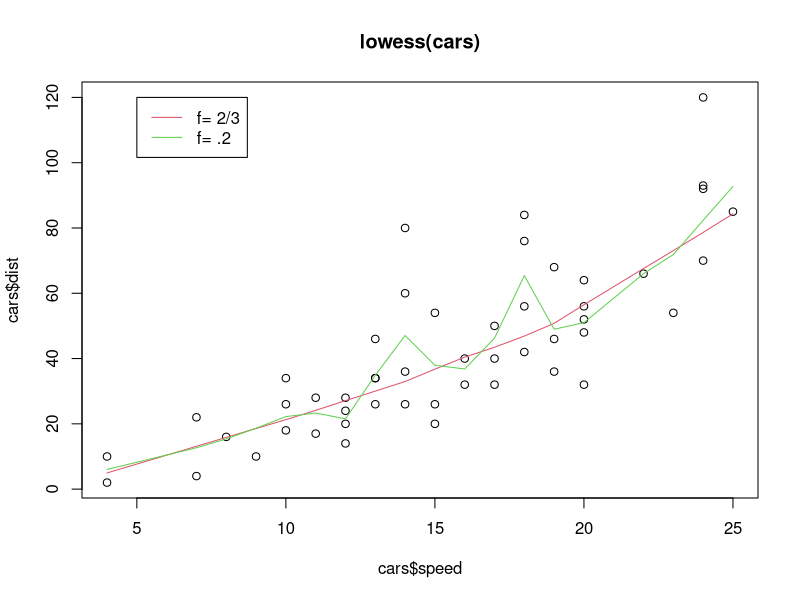
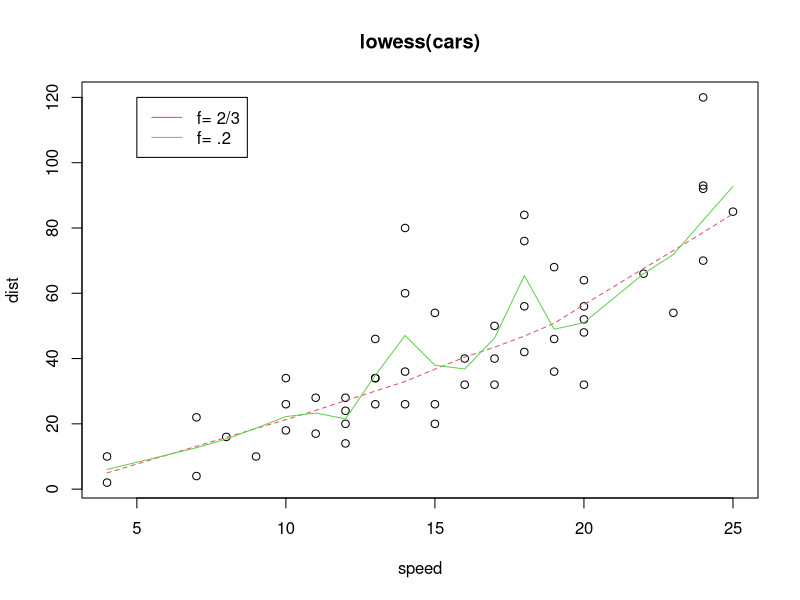
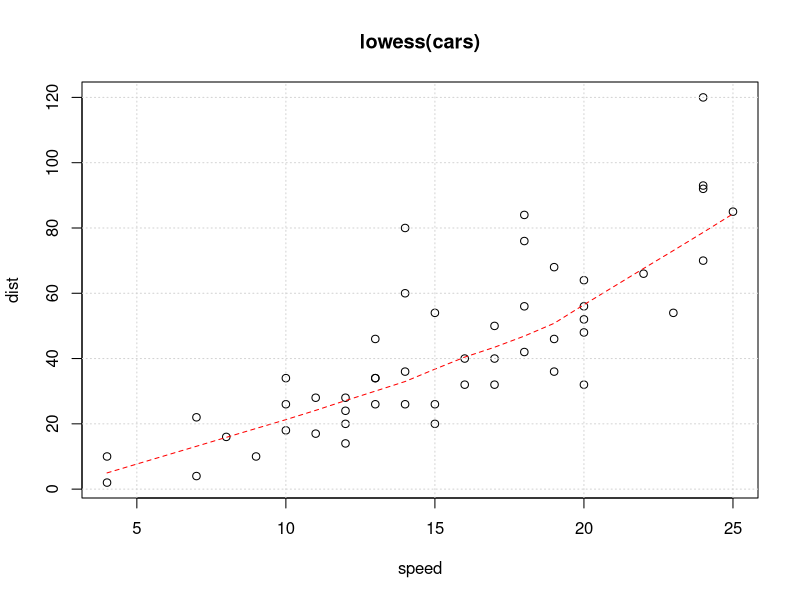
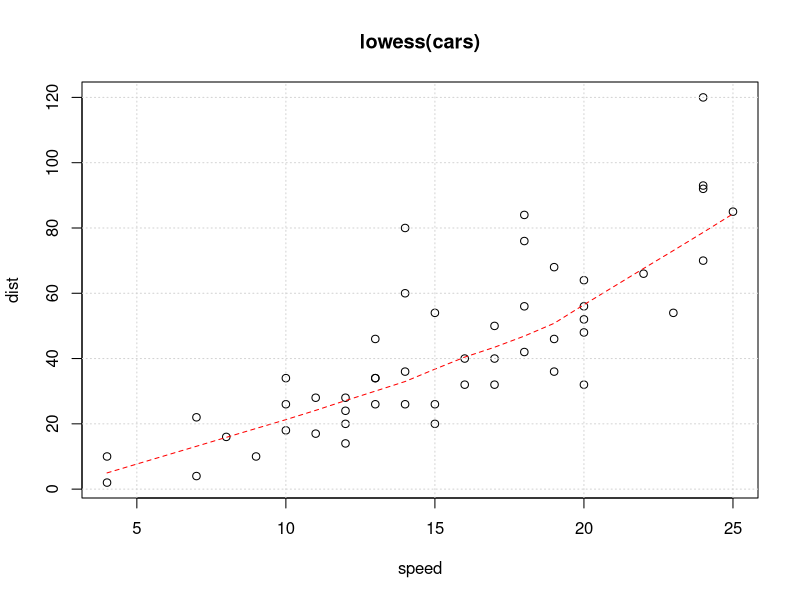
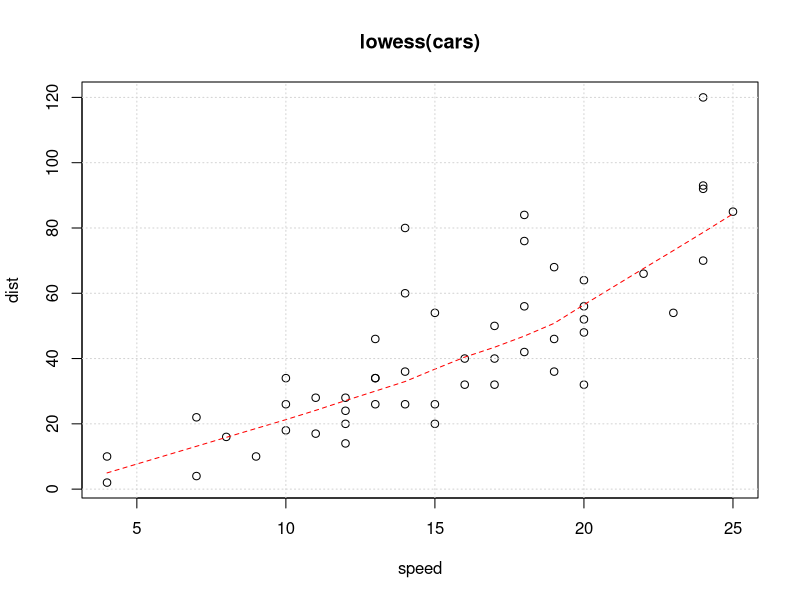
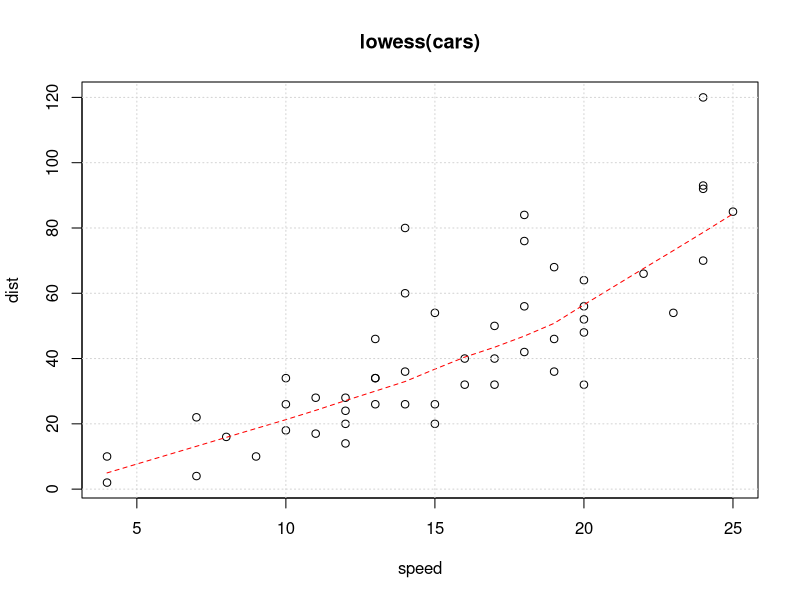
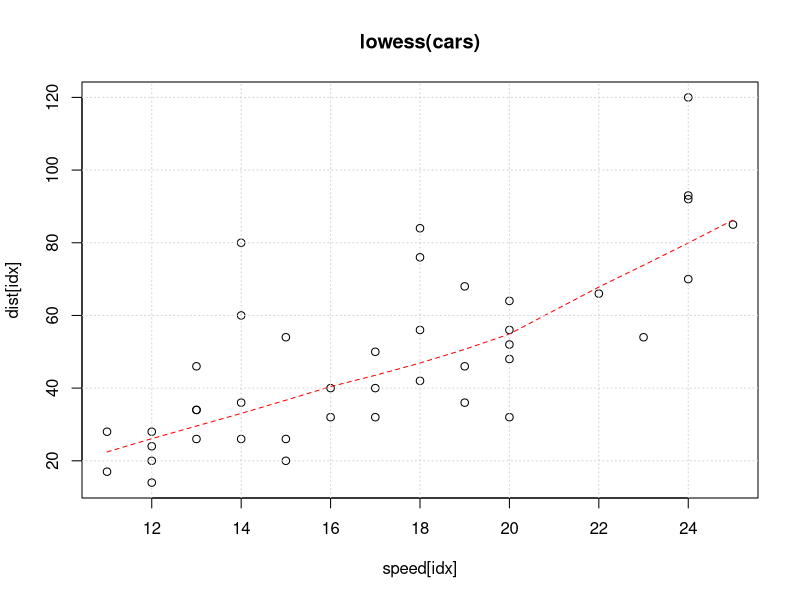
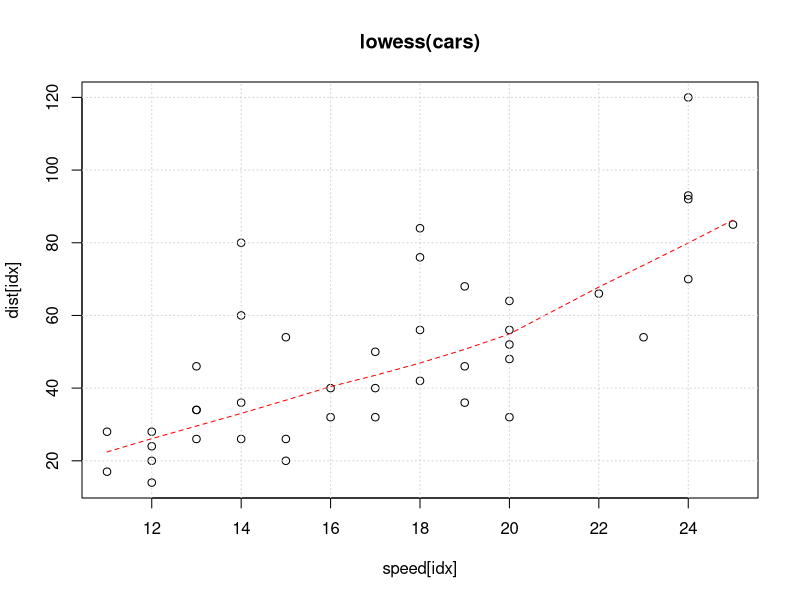

Reproduce these figures in R, in order.
library(gplots)


### Name: lowess
### Title: Scatter Plot Smoothing
### Aliases: lowess lowess.default lowess.formula plot.lowess plotLowess
###   lowess
### Keywords: smooth

### ** Examples

data(cars)

#
# x,y method
#
plot(cars$speed, cars$dist, main="lowess(cars)")
lines(lowess(cars$speed, cars$dist), col=2)
lines(lowess(cars$speed, cars$dist, f=.2), col=3)
legend(5, 120, c(paste("f=", c("2/3", ".2"))), lty=1, col=2:3)

#
# formula method: plot, then calculate the lowess smoother,
#                 then add smooth to the plot
#
plot(dist ~ speed, data=cars, main="lowess(cars)")
lines(lowess(dist ~ speed, data=cars), col=2, lty=2)
lines(lowess(dist ~ speed, data=cars, f=.2), col=3) # smaller bandwith
legend(5, 120, c(paste("f=", c("2/3", ".2"))), lty=1, col=2:3)

#
# formula method: calculate lowess() smoother, then call plot()
#                  on the lowess object
#
lw <- lowess(dist ~ speed, data=cars)
plot(lw, main="lowess(cars)"  )

#
# formula method: calculate and plot in a single command
#
plotLowess(dist ~ speed, data=cars, main="lowess(cars)")

## Don't show: 
# test non-standard evaluation

with(cars, plotLowess(dist ~ speed, main="lowess(cars)") )
with(cars, plot(lowess(dist ~ speed, main="lowess(cars)") ) )

idx <- cars$speed > 10
plotLowess(dist[idx] ~ speed[idx], data=cars, main="lowess(cars)")
plot(lowess(dist[idx] ~ speed[idx], data=cars, main="lowess(cars)"))

with(cars, plotLowess(dist[idx] ~ speed[idx], main="lowess(cars)") )
with(cars, plot(lowess(dist[idx] ~ speed[idx], main="lowess(cars)") ))

local({
dist <- cars$dist
speed <- cars$speed
plotLowess(dist[idx] ~ speed[idx], main="lowess(cars)")
plot(lowess(dist[idx] ~ speed[idx], main="lowess(cars)"))
})
## End(Don't show) 
